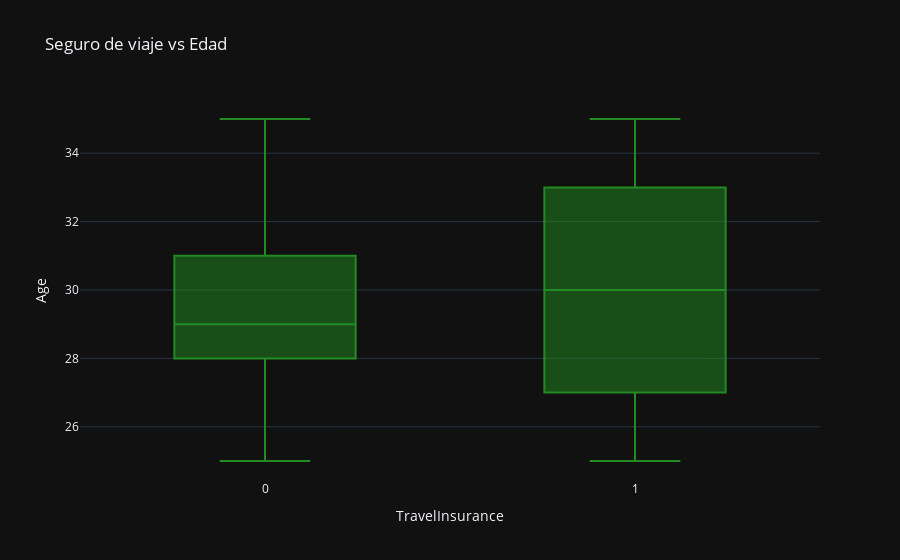

Here is the notebook cell this chart was saved with:
### Markdown cell above
### Analisis Bivariante y multivariante

### Code cell
fig =px.box(travel,
            y='Age',
            x='TravelInsurance',
            hover_data=travel.columns,
            template='plotly_dark',
            title='Seguro de viaje vs Edad',
            color_discrete_sequence=['forestgreen', 'crimson'])

fig.show()
#las personas que no contratan un seguro de viaje tienen entre 28 y 31 años y las que lo contratan entre 27 y 33 años

### Figure 1 — Plotly figure (JSON) as saved in the notebook; plotly's stock layout.template omitted (floating-point values rounded to 4 significant figures; data arrays with more than 128 entries replaced by an {"elided": "..."} marker saying what was removed)
{"data": [{"alignmentgroup": "True", "customdata": {"elided": "1987x7 mixed values"}, "hovertemplate": "TravelInsurance=%{x}<br>Age=%{y}<br>Employment Type=%{customdata[0]}<br>GraduateOrNot=%{customdata[1]}<br>AnnualIncome=%{customdata[2]}<br>FamilyMembers=%{customdata[3]}<br>ChronicDiseases=%{customdata[4]}<br>FrequentFlyer=%{customdata[5]}<br>EverTravelledAbroad=%{customdata[6]}<extra></extra>", "legendgroup": "", "marker": {"color": "forestgreen"}, "name": "", "notched": false, "offsetgroup": "", "orientation": "v", "showlegend": false, "type": "box", "x": {"elided": "1987 int values"}, "x0": " ", "xaxis": "x", "y": {"elided": "1987 int values"}, "y0": " ", "yaxis": "y"}], "layout": {"boxmode": "group", "legend": {"tracegroupgap": 0}, "title": {"text": "Seguro de viaje vs Edad"}, "xaxis": {"anchor": "y", "domain": [0, 1], "title": {"text": "TravelInsurance"}}, "yaxis": {"anchor": "x", "domain": [0, 1], "title": {"text": "Age"}}}}
